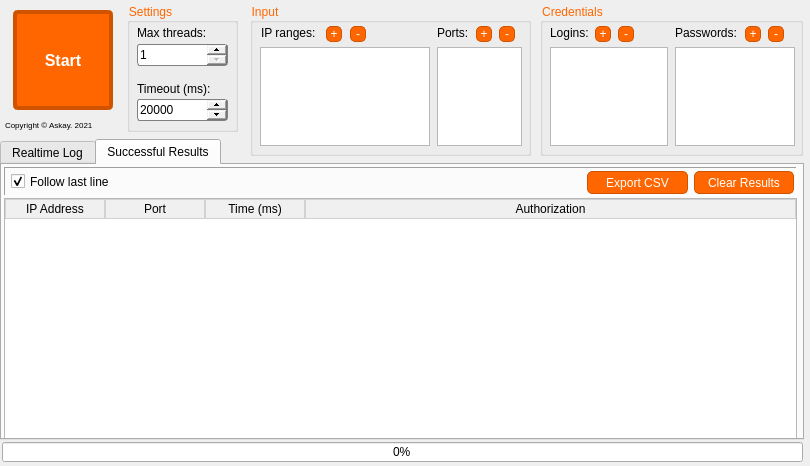
<?xml version="1.0" encoding="UTF-8"?>
<ui version="4.0">
 <class>MainWindow</class>
 <widget class="QMainWindow" name="MainWindow">
  <property name="windowModality">
   <enum>Qt::NonModal</enum>
  </property>
  <property name="geometry">
   <rect>
    <x>0</x>
    <y>0</y>
    <width>810</width>
    <height>466</height>
   </rect>
  </property>
  <property name="sizePolicy">
   <sizepolicy hsizetype="Preferred" vsizetype="Fixed">
    <horstretch>0</horstretch>
    <verstretch>0</verstretch>
   </sizepolicy>
  </property>
  <property name="minimumSize">
   <size>
    <width>810</width>
    <height>466</height>
   </size>
  </property>
  <property name="maximumSize">
   <size>
    <width>810</width>
    <height>466</height>
   </size>
  </property>
  <property name="windowTitle">
   <string>IP Device Scanner by Askay</string>
  </property>
  <property name="windowIcon">
   <iconset resource="res.qrc">
    <normaloff>:/images/icon.png</normaloff>:/images/icon.png</iconset>
  </property>
  <property name="styleSheet">
   <string notr="true">QHeaderView::section{
    background-color: rgb(240, 240, 240);
	border: 1px solid rgb(210, 210, 210);
    color: #000;

}

QScrollBar::horizontal{
	height: 15px;
}
QScrollBar::vertical{
	width: 15px;
}

QSpinBox::up-button,QSpinBox::down-button{
	height:10px;
	width: 20px;
}

QSpinBox{
	border: 1px solid gray;
	border-radius:3px;
}


QProgressBar:horizontal{
	text-align: center;
}

QProgressBar::chunk:horizontal {
	background-color: #ff6600;
	width: 10px;
	border-radius: 2px;
	margin-right: 2px;
}

QHeaderView::section:hover{
    background-color: rgb(200, 200, 200);
}

QHeaderView::section:checked
{
    background-color: rgb(225, 225, 225);
    color: #000;

}

QPushButton{
	border-radius: 5px;
	background-color: #ff6600 ;
	color: white;
	border: 1px solid rgb(208, 83, 0);
}

QPushButton#startBtn{
	border-width: 4px;
}

QPushButton:hover{
	background-color: rgb(229, 92, 0);
}
QPushButton:pressed{
	background-color:rgb(208, 83, 0);
	border-color:rgb(255, 136, 0);
}

QGroupBox{
	color:#ff6600;
}
</string>
  </property>
  <property name="tabShape">
   <enum>QTabWidget::Rounded</enum>
  </property>
  <widget class="QWidget" name="centralwidget">
   <widget class="QPushButton" name="startBtn">
    <property name="geometry">
     <rect>
      <x>13</x>
      <y>10</y>
      <width>100</width>
      <height>100</height>
     </rect>
    </property>
    <property name="font">
     <font>
      <pointsize>12</pointsize>
      <weight>75</weight>
      <bold>true</bold>
     </font>
    </property>
    <property name="styleSheet">
     <string notr="true"/>
    </property>
    <property name="text">
     <string>Start</string>
    </property>
    <property name="flat">
     <bool>false</bool>
    </property>
   </widget>
   <widget class="QTabWidget" name="tabWidget">
    <property name="geometry">
     <rect>
      <x>0</x>
      <y>139</y>
      <width>804</width>
      <height>301</height>
     </rect>
    </property>
    <property name="autoFillBackground">
     <bool>false</bool>
    </property>
    <property name="styleSheet">
     <string notr="true"/>
    </property>
    <property name="currentIndex">
     <number>1</number>
    </property>
    <widget class="QWidget" name="logTab">
     <attribute name="title">
      <string>Realtime Log</string>
     </attribute>
     <widget class="QTextBrowser" name="logField">
      <property name="geometry">
       <rect>
        <x>2</x>
        <y>33</y>
        <width>793</width>
        <height>235</height>
       </rect>
      </property>
     </widget>
     <widget class="QFrame" name="frame">
      <property name="geometry">
       <rect>
        <x>2</x>
        <y>2</y>
        <width>793</width>
        <height>29</height>
       </rect>
      </property>
      <property name="frameShape">
       <enum>QFrame::Panel</enum>
      </property>
      <property name="frameShadow">
       <enum>QFrame::Sunken</enum>
      </property>
      <widget class="QCheckBox" name="logCheckBox">
       <property name="geometry">
        <rect>
         <x>7</x>
         <y>4</y>
         <width>61</width>
         <height>22</height>
        </rect>
       </property>
       <property name="text">
        <string> Log</string>
       </property>
       <property name="checked">
        <bool>true</bool>
       </property>
       <property name="tristate">
        <bool>false</bool>
       </property>
      </widget>
      <widget class="QPushButton" name="exportLogBtn">
       <property name="geometry">
        <rect>
         <x>583</x>
         <y>4</y>
         <width>100</width>
         <height>23</height>
        </rect>
       </property>
       <property name="text">
        <string>Export TXT</string>
       </property>
      </widget>
      <widget class="QPushButton" name="clearLogBtn">
       <property name="geometry">
        <rect>
         <x>690</x>
         <y>4</y>
         <width>100</width>
         <height>23</height>
        </rect>
       </property>
       <property name="text">
        <string>Clear Log</string>
       </property>
      </widget>
      <widget class="QCheckBox" name="autoScrollCheckBox">
       <property name="geometry">
        <rect>
         <x>74</x>
         <y>4</y>
         <width>91</width>
         <height>22</height>
        </rect>
       </property>
       <property name="text">
        <string>Auto Scroll</string>
       </property>
       <property name="checked">
        <bool>true</bool>
       </property>
      </widget>
     </widget>
    </widget>
    <widget class="QWidget" name="resultTab">
     <attribute name="title">
      <string>Successful Results</string>
     </attribute>
     <widget class="QTableWidget" name="resultTable">
      <property name="geometry">
       <rect>
        <x>2</x>
        <y>33</y>
        <width>793</width>
        <height>251</height>
       </rect>
      </property>
      <property name="midLineWidth">
       <number>1</number>
      </property>
      <attribute name="horizontalHeaderStretchLastSection">
       <bool>true</bool>
      </attribute>
      <attribute name="verticalHeaderShowSortIndicator" stdset="0">
       <bool>false</bool>
      </attribute>
      <column>
       <property name="text">
        <string>IP Address</string>
       </property>
      </column>
      <column>
       <property name="text">
        <string>Port</string>
       </property>
      </column>
      <column>
       <property name="text">
        <string>Time (ms)</string>
       </property>
      </column>
      <column>
       <property name="text">
        <string>Authorization</string>
       </property>
      </column>
     </widget>
     <widget class="QFrame" name="frame_2">
      <property name="geometry">
       <rect>
        <x>2</x>
        <y>2</y>
        <width>793</width>
        <height>29</height>
       </rect>
      </property>
      <property name="frameShape">
       <enum>QFrame::Panel</enum>
      </property>
      <property name="frameShadow">
       <enum>QFrame::Sunken</enum>
      </property>
      <widget class="QCheckBox" name="followline">
       <property name="geometry">
        <rect>
         <x>7</x>
         <y>4</y>
         <width>120</width>
         <height>21</height>
        </rect>
       </property>
       <property name="text">
        <string>Follow last line</string>
       </property>
       <property name="checked">
        <bool>true</bool>
       </property>
      </widget>
      <widget class="QPushButton" name="clearResultsBtn">
       <property name="geometry">
        <rect>
         <x>690</x>
         <y>4</y>
         <width>100</width>
         <height>23</height>
        </rect>
       </property>
       <property name="text">
        <string>Clear Results</string>
       </property>
      </widget>
      <widget class="QPushButton" name="exportResultsBtn">
       <property name="geometry">
        <rect>
         <x>583</x>
         <y>4</y>
         <width>101</width>
         <height>23</height>
        </rect>
       </property>
       <property name="text">
        <string>Export CSV</string>
       </property>
      </widget>
     </widget>
    </widget>
   </widget>
   <widget class="QProgressBar" name="progressBar">
    <property name="geometry">
     <rect>
      <x>2</x>
      <y>442</y>
      <width>801</width>
      <height>20</height>
     </rect>
    </property>
    <property name="value">
     <number>0</number>
    </property>
   </widget>
   <widget class="QGroupBox" name="groupBox">
    <property name="geometry">
     <rect>
      <x>540</x>
      <y>3</y>
      <width>263</width>
      <height>153</height>
     </rect>
    </property>
    <property name="title">
     <string>Credentials</string>
    </property>
    <property name="alignment">
     <set>Qt::AlignLeading|Qt::AlignLeft|Qt::AlignVCenter</set>
    </property>
    <widget class="QLabel" name="label_9">
     <property name="geometry">
      <rect>
       <x>10</x>
       <y>20</y>
       <width>41</width>
       <height>20</height>
      </rect>
     </property>
     <property name="text">
      <string>Logins:</string>
     </property>
    </widget>
    <widget class="QLabel" name="label_10">
     <property name="geometry">
      <rect>
       <x>135</x>
       <y>20</y>
       <width>71</width>
       <height>20</height>
      </rect>
     </property>
     <property name="text">
      <string>Passwords:</string>
     </property>
    </widget>
    <widget class="QPushButton" name="eraseLoginsBtn">
     <property name="geometry">
      <rect>
       <x>78</x>
       <y>23</y>
       <width>16</width>
       <height>16</height>
      </rect>
     </property>
     <property name="contextMenuPolicy">
      <enum>Qt::NoContextMenu</enum>
     </property>
     <property name="text">
      <string>-</string>
     </property>
    </widget>
    <widget class="QPlainTextEdit" name="passwordsInput">
     <property name="geometry">
      <rect>
       <x>135</x>
       <y>44</y>
       <width>120</width>
       <height>99</height>
      </rect>
     </property>
     <property name="lineWrapMode">
      <enum>QPlainTextEdit::NoWrap</enum>
     </property>
     <property name="plainText">
      <string/>
     </property>
    </widget>
    <widget class="QPushButton" name="addLoginsBtn">
     <property name="geometry">
      <rect>
       <x>55</x>
       <y>23</y>
       <width>16</width>
       <height>16</height>
      </rect>
     </property>
     <property name="text">
      <string>+</string>
     </property>
    </widget>
    <widget class="QPlainTextEdit" name="loginsInput">
     <property name="geometry">
      <rect>
       <x>10</x>
       <y>44</y>
       <width>118</width>
       <height>99</height>
      </rect>
     </property>
     <property name="lineWrapMode">
      <enum>QPlainTextEdit::NoWrap</enum>
     </property>
     <property name="plainText">
      <string/>
     </property>
    </widget>
    <widget class="QPushButton" name="erasePasswordsBtn">
     <property name="geometry">
      <rect>
       <x>228</x>
       <y>23</y>
       <width>16</width>
       <height>16</height>
      </rect>
     </property>
     <property name="contextMenuPolicy">
      <enum>Qt::NoContextMenu</enum>
     </property>
     <property name="text">
      <string>-</string>
     </property>
    </widget>
    <widget class="QPushButton" name="addPasswordsBtn">
     <property name="geometry">
      <rect>
       <x>205</x>
       <y>23</y>
       <width>16</width>
       <height>16</height>
      </rect>
     </property>
     <property name="text">
      <string>+</string>
     </property>
    </widget>
   </widget>
   <widget class="QGroupBox" name="groupBox_2">
    <property name="geometry">
     <rect>
      <x>127</x>
      <y>3</y>
      <width>111</width>
      <height>129</height>
     </rect>
    </property>
    <property name="title">
     <string>Settings</string>
    </property>
    <property name="alignment">
     <set>Qt::AlignLeading|Qt::AlignLeft|Qt::AlignVCenter</set>
    </property>
    <widget class="QLabel" name="label_2">
     <property name="geometry">
      <rect>
       <x>10</x>
       <y>76</y>
       <width>91</width>
       <height>20</height>
      </rect>
     </property>
     <property name="text">
      <string>Timeout (ms):</string>
     </property>
    </widget>
    <widget class="QSpinBox" name="timeoutInput">
     <property name="geometry">
      <rect>
       <x>10</x>
       <y>96</y>
       <width>91</width>
       <height>22</height>
      </rect>
     </property>
     <property name="minimum">
      <number>1</number>
     </property>
     <property name="maximum">
      <number>60000</number>
     </property>
     <property name="singleStep">
      <number>100</number>
     </property>
     <property name="value">
      <number>20000</number>
     </property>
    </widget>
    <widget class="QSpinBox" name="maxThreadsInput">
     <property name="geometry">
      <rect>
       <x>10</x>
       <y>41</y>
       <width>91</width>
       <height>22</height>
      </rect>
     </property>
     <property name="minimum">
      <number>1</number>
     </property>
     <property name="maximum">
      <number>500</number>
     </property>
    </widget>
    <widget class="QLabel" name="label">
     <property name="geometry">
      <rect>
       <x>10</x>
       <y>20</y>
       <width>91</width>
       <height>20</height>
      </rect>
     </property>
     <property name="text">
      <string>Max threads:</string>
     </property>
    </widget>
   </widget>
   <widget class="QGroupBox" name="groupBox_3">
    <property name="geometry">
     <rect>
      <x>250</x>
      <y>3</y>
      <width>281</width>
      <height>153</height>
     </rect>
    </property>
    <property name="title">
     <string>Input</string>
    </property>
    <property name="flat">
     <bool>false</bool>
    </property>
    <widget class="QPlainTextEdit" name="portsInput">
     <property name="geometry">
      <rect>
       <x>187</x>
       <y>44</y>
       <width>85</width>
       <height>99</height>
      </rect>
     </property>
     <property name="lineWrapMode">
      <enum>QPlainTextEdit::NoWrap</enum>
     </property>
     <property name="plainText">
      <string/>
     </property>
    </widget>
    <widget class="QPushButton" name="eraseIpsBtn">
     <property name="geometry">
      <rect>
       <x>100</x>
       <y>23</y>
       <width>16</width>
       <height>16</height>
      </rect>
     </property>
     <property name="contextMenuPolicy">
      <enum>Qt::NoContextMenu</enum>
     </property>
     <property name="text">
      <string>-</string>
     </property>
    </widget>
    <widget class="QPushButton" name="addIpsBtn">
     <property name="geometry">
      <rect>
       <x>76</x>
       <y>23</y>
       <width>16</width>
       <height>16</height>
      </rect>
     </property>
     <property name="text">
      <string>+</string>
     </property>
    </widget>
    <widget class="QPushButton" name="erasePortsBtn">
     <property name="geometry">
      <rect>
       <x>249</x>
       <y>23</y>
       <width>16</width>
       <height>16</height>
      </rect>
     </property>
     <property name="contextMenuPolicy">
      <enum>Qt::NoContextMenu</enum>
     </property>
     <property name="text">
      <string>-</string>
     </property>
    </widget>
    <widget class="QLabel" name="label_5">
     <property name="geometry">
      <rect>
       <x>187</x>
       <y>20</y>
       <width>40</width>
       <height>20</height>
      </rect>
     </property>
     <property name="text">
      <string>Ports:</string>
     </property>
    </widget>
    <widget class="QLabel" name="label_6">
     <property name="geometry">
      <rect>
       <x>11</x>
       <y>20</y>
       <width>60</width>
       <height>20</height>
      </rect>
     </property>
     <property name="text">
      <string>IP ranges:</string>
     </property>
    </widget>
    <widget class="QPlainTextEdit" name="ipRangesInput">
     <property name="geometry">
      <rect>
       <x>10</x>
       <y>44</y>
       <width>170</width>
       <height>99</height>
      </rect>
     </property>
     <property name="lineWrapMode">
      <enum>QPlainTextEdit::NoWrap</enum>
     </property>
    </widget>
    <widget class="QPushButton" name="addPortsBtn">
     <property name="geometry">
      <rect>
       <x>226</x>
       <y>23</y>
       <width>16</width>
       <height>16</height>
      </rect>
     </property>
     <property name="text">
      <string>+</string>
     </property>
    </widget>
   </widget>
   <widget class="QLabel" name="label_7">
    <property name="geometry">
     <rect>
      <x>5</x>
      <y>115</y>
      <width>121</width>
      <height>21</height>
     </rect>
    </property>
    <property name="text">
     <string>&lt;html&gt;&lt;head/&gt;&lt;body&gt;&lt;p&gt;&lt;span style=&quot; font-size:6pt;&quot;&gt;Copyright © Askay. 2021&lt;/span&gt;&lt;/p&gt;&lt;/body&gt;&lt;/html&gt;</string>
    </property>
   </widget>
  </widget>
 </widget>
 <resources>
  <include location="res.qrc"/>
 </resources>
 <connections/>
</ui>
